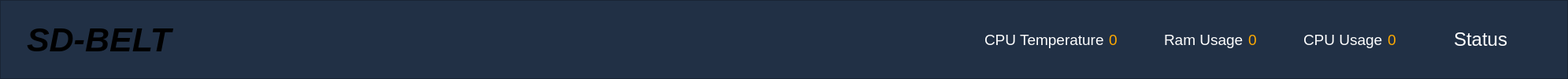
        <widget class="QFrame" name="Header">
         <property name="sizePolicy">
          <sizepolicy hsizetype="Minimum" vsizetype="MinimumExpanding">
           <horstretch>0</horstretch>
           <verstretch>0</verstretch>
          </sizepolicy>
         </property>
         <property name="minimumSize">
          <size>
           <width>0</width>
           <height>100</height>
          </size>
         </property>
         <property name="styleSheet">
          <string notr="true">background-color: rgb(33, 48, 69);</string>
         </property>
         <property name="frameShape">
          <enum>QFrame::Shape::StyledPanel</enum>
         </property>
         <property name="frameShadow">
          <enum>QFrame::Shadow::Raised</enum>
         </property>
         <layout class="QHBoxLayout" name="horizontalLayout_4">
          <item>
           <layout class="QHBoxLayout" name="SystemStatus">
            <item>
             <widget class="QWidget" name="LNContainer" native="true">
              <property name="sizePolicy">
               <sizepolicy hsizetype="Preferred" vsizetype="Preferred">
                <horstretch>0</horstretch>
                <verstretch>0</verstretch>
               </sizepolicy>
              </property>
              <layout class="QHBoxLayout" name="horizontalLayout_2">
               <item>
                <widget class="QLabel" name="Logo">
                 <property name="sizePolicy">
                  <sizepolicy hsizetype="Fixed" vsizetype="Fixed">
                   <horstretch>0</horstretch>
                   <verstretch>0</verstretch>
                  </sizepolicy>
                 </property>
                 <property name="text">
                  <string/>
                 </property>
                 <property name="pixmap">
                  <pixmap resource="resource.qrc">:/styles/img/Logo.png</pixmap>
                 </property>
                 <property name="scaledContents">
                  <bool>false</bool>
                 </property>
                 <property name="alignment">
                  <set>Qt::AlignmentFlag::AlignCenter</set>
                 </property>
                </widget>
               </item>
               <item>
                <widget class="QLabel" name="Name">
                 <property name="sizePolicy">
                  <sizepolicy hsizetype="Preferred" vsizetype="Expanding">
                   <horstretch>0</horstretch>
                   <verstretch>0</verstretch>
                  </sizepolicy>
                 </property>
                 <property name="font">
                  <font>
                   <pointsize>32</pointsize>
                   <italic>true</italic>
                   <bold>true</bold>
                  </font>
                 </property>
                 <property name="text">
                  <string>SD-BELT</string>
                 </property>
                 <property name="textFormat">
                  <enum>Qt::TextFormat::AutoText</enum>
                 </property>
                 <property name="scaledContents">
                  <bool>true</bool>
                 </property>
                 <property name="alignment">
                  <set>Qt::AlignmentFlag::AlignLeading|Qt::AlignmentFlag::AlignLeft|Qt::AlignmentFlag::AlignVCenter</set>
                 </property>
                </widget>
               </item>
              </layout>
             </widget>
            </item>
           </layout>
          </item>
          <item>
           <spacer name="horizontalSpacer">
            <property name="orientation">
             <enum>Qt::Orientation::Horizontal</enum>
            </property>
            <property name="sizeType">
             <enum>QSizePolicy::Policy::Expanding</enum>
            </property>
            <property name="sizeHint" stdset="0">
             <size>
              <width>1000</width>
              <height>20</height>
             </size>
            </property>
           </spacer>
          </item>
          <item>
           <layout class="QHBoxLayout" name="CPUTemperatureOverlay" stretch="0,0,0,0">
            <property name="leftMargin">
             <number>0</number>
            </property>
            <item>
             <widget class="QLabel" name="IconTemperature">
              <property name="sizePolicy">
               <sizepolicy hsizetype="Fixed" vsizetype="Fixed">
                <horstretch>0</horstretch>
                <verstretch>0</verstretch>
               </sizepolicy>
              </property>
              <property name="minimumSize">
               <size>
                <width>0</width>
                <height>0</height>
               </size>
              </property>
              <property name="maximumSize">
               <size>
                <width>50</width>
                <height>48</height>
               </size>
              </property>
              <property name="styleSheet">
               <string notr="true">background-color: transparent;</string>
              </property>
              <property name="text">
               <string/>
              </property>
              <property name="pixmap">
               <pixmap resource="resource.qrc">:/styles/img/thermometer.png</pixmap>
              </property>
              <property name="scaledContents">
               <bool>true</bool>
              </property>
              <property name="alignment">
               <set>Qt::AlignmentFlag::AlignCenter</set>
              </property>
              <property name="wordWrap">
               <bool>false</bool>
              </property>
             </widget>
            </item>
            <item>
             <widget class="QLabel" name="RamUsage_2">
              <property name="font">
               <font>
                <pointsize>14</pointsize>
                <bold>false</bold>
               </font>
              </property>
              <property name="styleSheet">
               <string notr="true">background-color: transparent;
color: rgb(255, 255, 255);</string>
              </property>
              <property name="text">
               <string>CPU Temperature</string>
              </property>
             </widget>
            </item>
            <item>
             <widget class="QLabel" name="CpuTemperatureValue">
              <property name="font">
               <font>
                <pointsize>14</pointsize>
               </font>
              </property>
              <property name="styleSheet">
               <string notr="true">background-color: transparent;
color: rgb(255, 170, 0);</string>
              </property>
              <property name="text">
               <string>0</string>
              </property>
              <property name="alignment">
               <set>Qt::AlignmentFlag::AlignCenter</set>
              </property>
              <property name="margin">
               <number>5</number>
              </property>
             </widget>
            </item>
            <item>
             <spacer name="sppa_3">
              <property name="orientation">
               <enum>Qt::Orientation::Horizontal</enum>
              </property>
              <property name="sizeHint" stdset="0">
               <size>
                <width>40</width>
                <height>20</height>
               </size>
              </property>
             </spacer>
            </item>
           </layout>
          </item>
          <item>
           <layout class="QHBoxLayout" name="RamUsageOverlay" stretch="0,0,0,0">
            <property name="leftMargin">
             <number>0</number>
            </property>
            <item>
             <widget class="QLabel" name="IconRam">
              <property name="sizePolicy">
               <sizepolicy hsizetype="Fixed" vsizetype="Fixed">
                <horstretch>0</horstretch>
                <verstretch>0</verstretch>
               </sizepolicy>
              </property>
              <property name="minimumSize">
               <size>
                <width>0</width>
                <height>0</height>
               </size>
              </property>
              <property name="maximumSize">
               <size>
                <width>50</width>
                <height>48</height>
               </size>
              </property>
              <property name="styleSheet">
               <string notr="true">background-color: transparent;</string>
              </property>
              <property name="text">
               <string/>
              </property>
              <property name="pixmap">
               <pixmap resource="resource.qrc">:/styles/img/ram.png</pixmap>
              </property>
              <property name="scaledContents">
               <bool>true</bool>
              </property>
              <property name="alignment">
               <set>Qt::AlignmentFlag::AlignCenter</set>
              </property>
              <property name="wordWrap">
               <bool>false</bool>
              </property>
             </widget>
            </item>
            <item>
             <widget class="QLabel" name="RamUsage">
              <property name="font">
               <font>
                <pointsize>14</pointsize>
                <bold>false</bold>
               </font>
              </property>
              <property name="styleSheet">
               <string notr="true">background-color: transparent;
color: rgb(255, 255, 255);</string>
              </property>
              <property name="text">
               <string>Ram Usage</string>
              </property>
             </widget>
            </item>
            <item>
             <widget class="QLabel" name="RamUsageValue">
              <property name="font">
               <font>
                <pointsize>14</pointsize>
               </font>
              </property>
              <property name="styleSheet">
               <string notr="true">background-color: transparent;
color: rgb(255, 170, 0);</string>
              </property>
              <property name="text">
               <string>0</string>
              </property>
              <property name="alignment">
               <set>Qt::AlignmentFlag::AlignCenter</set>
              </property>
              <property name="margin">
               <number>5</number>
              </property>
             </widget>
            </item>
            <item>
             <spacer name="sppa_2">
              <property name="orientation">
               <enum>Qt::Orientation::Horizontal</enum>
              </property>
              <property name="sizeHint" stdset="0">
               <size>
                <width>40</width>
                <height>20</height>
               </size>
              </property>
             </spacer>
            </item>
           </layout>
          </item>
          <item>
           <layout class="QHBoxLayout" name="CPUUsageOverlay" stretch="0,0,0,0">
            <property name="leftMargin">
             <number>0</number>
            </property>
            <item>
             <widget class="QLabel" name="IconCpu">
              <property name="sizePolicy">
               <sizepolicy hsizetype="Fixed" vsizetype="Fixed">
                <horstretch>0</horstretch>
                <verstretch>0</verstretch>
               </sizepolicy>
              </property>
              <property name="minimumSize">
               <size>
                <width>0</width>
                <height>0</height>
               </size>
              </property>
              <property name="maximumSize">
               <size>
                <width>50</width>
                <height>48</height>
               </size>
              </property>
              <property name="styleSheet">
               <string notr="true">background-color: transparent;</string>
              </property>
              <property name="text">
               <string/>
              </property>
              <property name="pixmap">
               <pixmap resource="resource.qrc">:/styles/img/cpu.png</pixmap>
              </property>
              <property name="scaledContents">
               <bool>true</bool>
              </property>
              <property name="alignment">
               <set>Qt::AlignmentFlag::AlignCenter</set>
              </property>
              <property name="wordWrap">
               <bool>false</bool>
              </property>
             </widget>
            </item>
            <item>
             <widget class="QLabel" name="CPUUsage">
              <property name="font">
               <font>
                <pointsize>14</pointsize>
                <bold>false</bold>
               </font>
              </property>
              <property name="styleSheet">
               <string notr="true">background-color: transparent;
color: rgb(255, 255, 255);</string>
              </property>
              <property name="text">
               <string>CPU Usage</string>
              </property>
             </widget>
            </item>
            <item>
             <widget class="QLabel" name="CPUUsageValue">
              <property name="font">
               <font>
                <pointsize>14</pointsize>
                <underline>false</underline>
                <strikeout>false</strikeout>
                <stylestrategy>PreferDefault</stylestrategy>
               </font>
              </property>
              <property name="styleSheet">
               <string notr="true">background-color: transparent;
color: rgb(255, 170, 0);</string>
              </property>
              <property name="text">
               <string>0</string>
              </property>
              <property name="alignment">
               <set>Qt::AlignmentFlag::AlignCenter</set>
              </property>
              <property name="margin">
               <number>5</number>
              </property>
             </widget>
            </item>
            <item>
             <spacer name="sppa">
              <property name="orientation">
               <enum>Qt::Orientation::Horizontal</enum>
              </property>
              <property name="sizeHint" stdset="0">
               <size>
                <width>40</width>
                <height>20</height>
               </size>
              </property>
             </spacer>
            </item>
           </layout>
          </item>
          <item>
           <widget class="QWidget" name="widget" native="true">
            <property name="sizePolicy">
             <sizepolicy hsizetype="Fixed" vsizetype="Fixed">
              <horstretch>0</horstretch>
              <verstretch>0</verstretch>
             </sizepolicy>
            </property>
            <property name="minimumSize">
             <size>
              <width>160</width>
              <height>0</height>
             </size>
            </property>
            <layout class="QHBoxLayout" name="horizontalLayout_3">
             <property name="spacing">
              <number>5</number>
             </property>
             <property name="sizeConstraint">
              <enum>QLayout::SizeConstraint::SetDefaultConstraint</enum>
             </property>
             <property name="leftMargin">
              <number>5</number>
             </property>
             <property name="topMargin">
              <number>5</number>
             </property>
             <property name="rightMargin">
              <number>5</number>
             </property>
             <property name="bottomMargin">
              <number>5</number>
             </property>
             <item alignment="Qt::AlignmentFlag::AlignHCenter|Qt::AlignmentFlag::AlignVCenter">
              <widget class="QLabel" name="SystemMessage">
               <property name="enabled">
                <bool>true</bool>
               </property>
               <property name="sizePolicy">
                <sizepolicy hsizetype="Preferred" vsizetype="Preferred">
                 <horstretch>0</horstretch>
                 <verstretch>0</verstretch>
                </sizepolicy>
               </property>
               <property name="minimumSize">
                <size>
                 <width>0</width>
                 <height>0</height>
                </size>
               </property>
               <property name="font">
                <font>
                 <pointsize>18</pointsize>
                </font>
               </property>
               <property name="styleSheet">
                <string notr="true">color: rgb(255, 255, 255);
border-radius: 25px; 
border: 3px</string>
               </property>
               <property name="text">
                <string>Status</string>
               </property>
               <property name="scaledContents">
                <bool>false</bool>
               </property>
               <property name="alignment">
                <set>Qt::AlignmentFlag::AlignCenter</set>
               </property>
               <property name="margin">
                <number>0</number>
               </property>
              </widget>
             </item>
             <item>
              <widget class="QLabel" name="SystemIndicator">
               <property name="sizePolicy">
                <sizepolicy hsizetype="Fixed" vsizetype="Fixed">
                 <horstretch>0</horstretch>
                 <verstretch>0</verstretch>
                </sizepolicy>
               </property>
               <property name="minimumSize">
                <size>
                 <width>0</width>
                 <height>0</height>
                </size>
               </property>
               <property name="maximumSize">
                <size>
                 <width>32</width>
                 <height>32</height>
                </size>
               </property>
               <property name="font">
                <font>
                 <pointsize>14</pointsize>
                </font>
               </property>
               <property name="text">
                <string/>
               </property>
               <property name="pixmap">
                <pixmap resource="resource.qrc">:/styles/img/bad.png</pixmap>
               </property>
               <property name="scaledContents">
                <bool>true</bool>
               </property>
               <property name="alignment">
                <set>Qt::AlignmentFlag::AlignCenter</set>
               </property>
              </widget>
             </item>
            </layout>
           </widget>
          </item>
         </layout>
        </widget>
